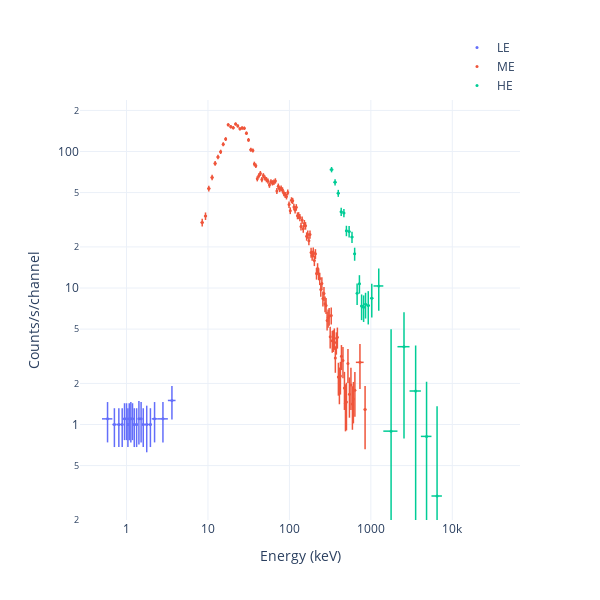

The code cell stored with this chart in its notebook:
### Code cell
fig = Plot.data(data, style='CC', show=True)
